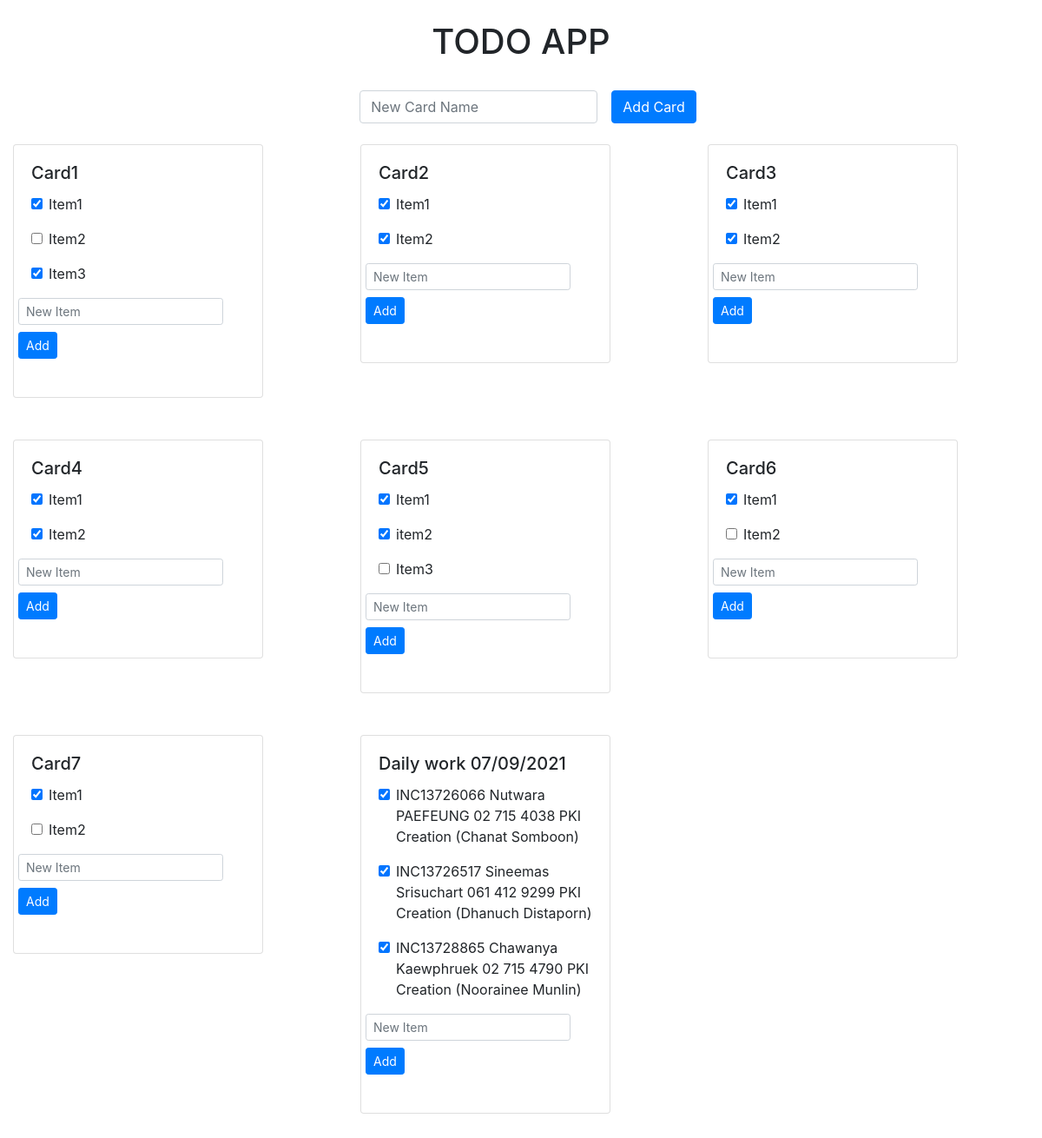
The page / on the database its author committed.
### model.py (models this page shows)
class BaseModel(peewee.Model):
    class Meta:
        database = db

class Card(BaseModel):
    id = peewee.CharField(primary_key=True, unique=True)
    name = peewee.CharField()
    @staticmethod
    def get_all():
        cards = Card.select(
            Card.id.alias('card_id'), Card.name.alias('card_name')
        ).dicts()
        items = Item.select(
            Card.id.alias('card_id'), Item.id, Item.name, Item.completed
        ).join(Card).dicts()
        ret = defaultdict(dict)
        for card in cards:
            card_id = card['card_id']
            ret[card_id]['name'] = card['card_name']
            ret[card_id]['items'] = []
        for item in items:
            if "id" in item:
                ret[item['card_id']]['items'].append(
                    {
                        "id": item['id'],
                        "name": item['name'],
                        "completed": item['completed']
                    }
                )
                print(ret)
        return ret

class Item(BaseModel):
    id = peewee.AutoField()
    name = peewee.CharField()
    completed = peewee.BooleanField(default=False)
    card = peewee.ForeignKeyField(Card, backref='items')

### app.py (the view)
@app.route('/', methods=['GET'])
def home_page():
    pprint(Card.get_all())
    return render_template('index.html', cards=Card.get_all())

### templates/index.html (shortened to what this page needs)
<html>
    <head>
        <link rel="stylesheet" href="https://cdn.jsdelivr.net/npm/bootstrap@4.6.0/dist/css/bootstrap.min.css">
    </head>
    <body>
        <div class="container-fluid">
            <div class="row justify-content-center my-4">
                <h1>TODO APP</h1>
            </div>
            <div class="row justify-content-center">
                <form class="form-inline" method="POST" action="/card/new">
                    <div class="form-group mx-sm-3 mb-2">
                        <input
                        type="text"
                        class="form-control"
                        id="cardName"
                        name="cardName"
                        placeholder="New Card Name"
                        >
                    </div>
                    <button type="submit" class="btn btn-primary mb-2">Add Card</button>
                </form>
            </div>
            <div class="row justify-content-start align-content-center">
                {% for card_id, card in cards.items() %}
                <div class="col-sm-4 mb-5">
                    <div class="card" style="width: 18rem;">
                        <div class="card-body">
                          <h5 class="card-title">{{ card['name'] }}</h5>
                        {% for item in card['items'] %}
                        <form id="form-item-{{item['id']}}" action="/item/check" method="POST" class="form-check">
                            <input
                                id="status_{{item['id']}}"
                                onchange="document.getElementById('form-item-{{item['id']}}').submit()"
                                class="form-check-input"
                                {{ 'checked' if item['completed'] else '' }}
                                type="checkbox">
                            <label class="form-check-label" for="status_{{item['id']}}">{{item['name']}}</label>
                        </form>
                        {% endfor %}
                            <div class="row justify-content-cente">
                                <form class="form-inline" method="POST" action="/item/new">
                                    <div class="form-group mb-2">
                                        <input
                                            type="text"
                                            class="form-control form-control-sm"
                                            id="newItem"
                                            name="name" placeholder="New Item">
                                    </div>
                                    <button type="submit" class="btn btn-primary btn-sm mb-2">Add</button>
                                </form>
                            </div>
                        </div>
                      </div>
                </div>
                {% endfor %}
            </div>
        </div>
    </body>
</html>

### rows shown on the page
Card: name "Card1"
Item: name "Item1"
Item: name "Item2"
Item: name "Item3"
Card: name "Card2"
Item: name "Item1"
Item: name "Item2"
Card: name "Card3"
Item: name "Item1"
Item: name "Item2"
Card: name "Card4"
Item: name "Item1"
Item: name "Item2"
Card: name "Card5"
Item: name "Item1"
Item: name "item2"
Item: name "Item3"
Card: name "Card6"
Item: name "Item1"
Item: name "Item2"
Card: name "Card7"
Item: name "Item1"
Item: name "Item2"
Card: name "Daily work 07/09/2021"
Item: name "INC13726066 Nutwara PAEFEUNG 02 715 4038 PKI Creation (Chanat Somboon)"
Item: name "INC13726517 Sineemas Srisuchart 061 412 9299 PKI Creation (Dhanuch Distaporn)"
Item: name "INC13728865 Chawanya Kaewphruek 02 715 4790 PKI Creation (Noorainee Munlin)"
